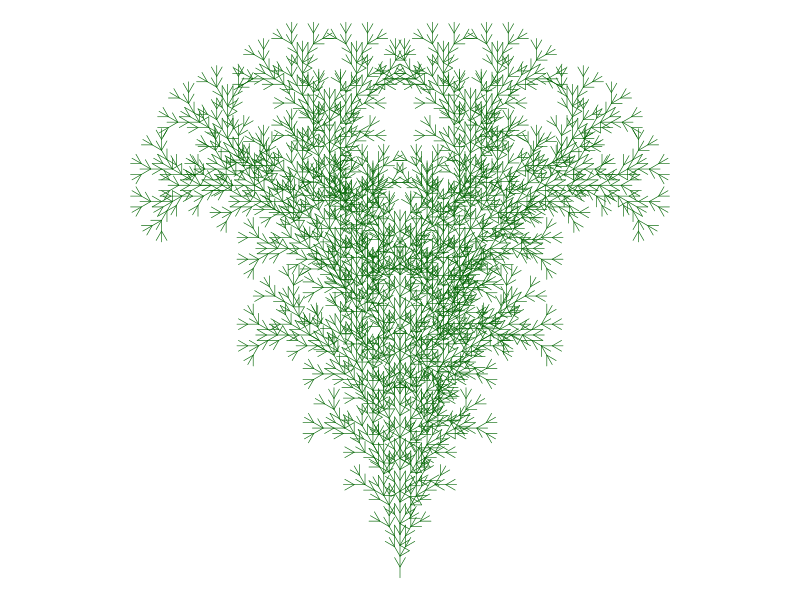
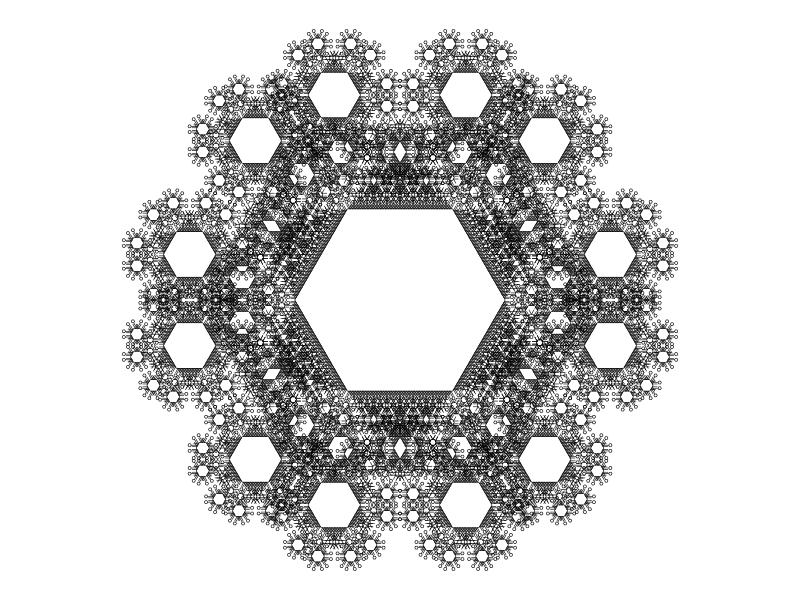
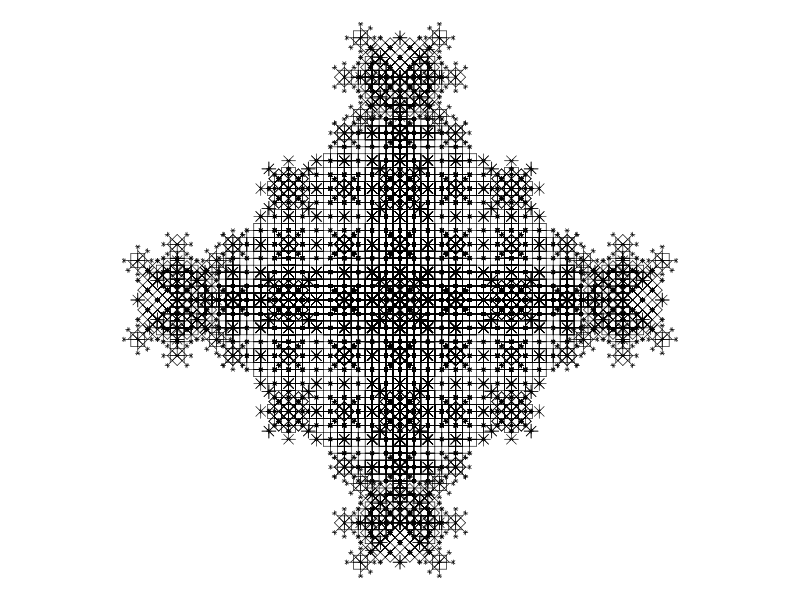
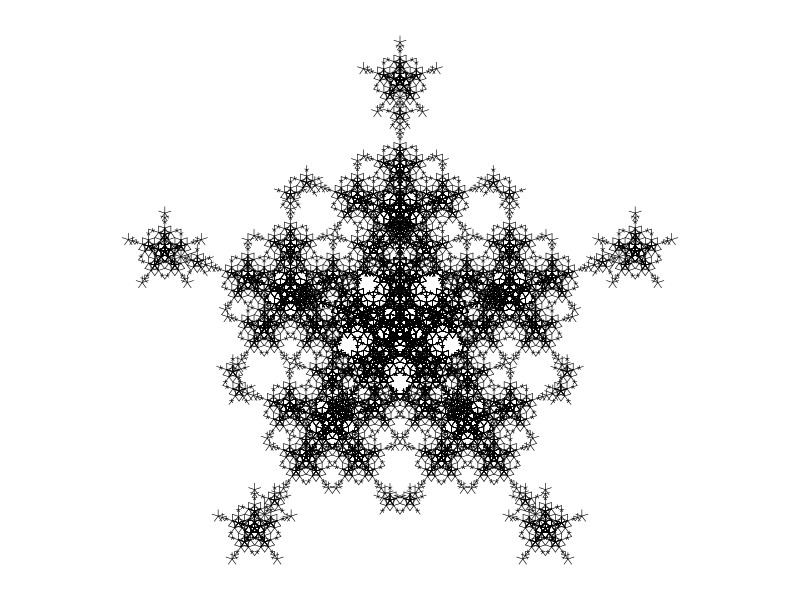

These figures' R source, in order: (Note: this script raises an error after producing the figures.)
## ---- chunk 1
subtrahend = 2
## ---- chunk 2
getstr = function(start="A",
                  rules=list("A"="A[+A][-A]b","b"="[+C][-C]","C"="CC"),
                  n=10){
    st = start
    for(jj in 1:n){
        ss = strsplit(st,"")[[1]]
        s2 = ss
        for(i in names(rules)){
            s2[ss==i] = rules[[i]]
        }
        st = paste0(s2,collapse="")
    }
    return(st)
}

getxyc = function(string="AA+AA+AA+A+A",angle=pi/2,angle_initial=pi/2){
    switch = 1
    d = angle_initial
    x = 0
    y = 0
    dsave = numeric()
    xsave = numeric()
    ysave = numeric()
    chs = strsplit(string,"")[[1]]
    xl = numeric(sum(chs %in% LETTERS)+sum(chs=="]")+1)
    yl = numeric(sum(chs %in% LETTERS)+sum(chs=="]")+1)
    draw = numeric(sum(chs %in% LETTERS)+sum(chs=="]")+1)
    j = 0
    for(i in 1:nchar(string)){
        ch = chs[i]
        cn = as.integer(charToRaw(ch))
        if(cn>=as.integer(charToRaw("A")) && cn<=as.integer(charToRaw("L"))){
            j = j+1
            draw[j+1] = 1
            x = x+cos(d)
            y = y+sin(d)
            xl[j+1] = x
            yl[j+1] = y
        }
        if(cn>=as.integer(charToRaw("M")) && cn<=as.integer(charToRaw("Z"))){
            j = j+1
            draw[j+1] = 0
            x = x+cos(d)
            y = y+sin(d)
            xl[j+1] = x
            yl[j+1] = y
        }
        if(cn==as.integer(charToRaw("["))){
            dsave = c(dsave,d)
            xsave = c(xsave,x)
            ysave = c(ysave,y)
        }
        if(cn==as.integer(charToRaw("]"))){
            j = j+1
            draw[j+1] = 0
            x = xsave[length(xsave)]
            y = ysave[length(ysave)]
            d = dsave[length(dsave)]
            if(length(xsave)>1){
                xsave = xsave[1:(length(xsave)-1)]
                ysave = ysave[1:(length(ysave)-1)]
                dsave = dsave[1:(length(dsave)-1)]
            } else {
                xsave = numeric()
                ysave = numeric()
                dsave = numeric()
            }
            xl[j+1] = x
            yl[j+1] = y
        }
        if(cn==as.integer(charToRaw("-"))){
            d = d-angle*switch
        }
        if(cn==as.integer(charToRaw("+"))){
            d = d+angle*switch
        }
        if(cn==as.integer(charToRaw("."))){
            switch = switch*(-1)
        }
    }
    
    xwid = max(xl)-min(xl)
    ywid = max(yl)-min(yl)
    xmid = (max(xl)+min(xl))/2
    ymid = (max(yl)+min(yl))/2
    wid = max(c(xwid,ywid))
    x2 = (xl-xmid)/wid*2
    y2 = (yl-ymid)/wid*2
    return(list(x2,y2,draw))
}

makeplot = function(xyd,lwd=1,col="blue"){
    x = xyd[[1]]
    y = xyd[[2]]
    d = xyd[[3]]
    plot(0,0,"n",xlim=c(-1,1),ylim=c(-1,1),axes=F,ann=F)
    starts = numeric()
    if(d[1]){
        starts = c(1)
    }
    starts = c(starts,which(diff(d)==1))
    ends = which(diff(d)==-1)
    if(d[length(d)]==1){
        ends = c(ends,length(d))
    }
    for(i in 1:length(starts)){
        lines(x[starts[i]:ends[i]],y[starts[i]:ends[i]],lwd=lwd,col=col)
    }
}

catinfo = function(angle,start,rules,N){
    cat(paste0("Angle = ",angle,"°\n"))
    cat(paste0("Start = ",start))
    cat("\n")
    cat("Rules:")
    cat("\n")
    cat(paste0("  ",names(rules)," > ",rules,collapse="\n"))
    cat(paste0("\nNumber of recursions = ",N))
}
## ---- chunk 3
par(mar=c(0,0,0,0),oma=c(0,0,0,0),pty="s")
angle = 30
N = 7
start_angle = 90
start = "A"
rules = list("A"="A[+A][-A]B",
             "B"="[--B]A")
s = getstr(start,rules,N)
xyc = getxyc(s,angle/180*pi,angle_initial=start_angle/180*pi)
# print(xyc[[3]])
## ---- chunk 4
catinfo(angle,start,rules,N)
## ---- chunk 5
par(mar=c(0,0,0,0),oma=c(0,0,0,0),pty="s")
makeplot(xyc,lwd=0.6,col="darkgreen")
## ---- chunk 6
par(mar=c(0,0,0,0),oma=c(0,0,0,0),pty="s")
angle = 60
N = 7
start_angle = 0
start = "A"
rules = list("A"="-B+B+B+B+B+B",
             "B"="B[--CCA][-CCA]B",
             "C"="CC")
s = getstr(start,rules,N)
xyc = getxyc(s,angle/180*pi,angle_initial=start_angle/180*pi)
## ---- chunk 7
catinfo(angle,start,rules,N)
## ---- chunk 8
par(mar=c(0,0,0,0),oma=c(0,0,0,0),pty="s")
makeplot(xyc,lwd=0.6,col="black")
## ---- chunk 9
par(mar=c(0,0,0,0),oma=c(0,0,0,0),pty="s")
start = "A"
rules = list("A"="[----AAB][--AAB][++AAB]AAB",
             "B"="[-C][+C][--C][++C][---C][+++C]",
             "C"="CAB")
angle = 45
start_angle = 0
N = 6
s = getstr(start,rules,N)
xyc = getxyc(s,angle/180*pi,angle_initial=start_angle/180*pi)
makeplot(xyc,lwd=0.6,col="black")
## ---- chunk 10
catinfo(angle,start,rules,N)
## ---- chunk 11
par(mar=c(0,0,0,0),oma=c(0,0,0,0),pty="s")
start = "A"
rules = list("A"="[-AAB][--AAB][+AAB][++AAB]AAB",
             "B"="[-C][+C][--C][++C]CA",
             "C"="CC")
angle = 72
start_angle = 72/4
N = 5
s = getstr(start,rules,N)
xyc = getxyc(s,angle/180*pi,angle_initial=start_angle/180*pi)
makeplot(xyc,lwd=0.6,col="black")
## ---- chunk 12
catinfo(angle,start,rules,N)
## ---- chunk 13
par(mar=c(0,0,0,0),oma=c(0,0,0,0),pty="s")
start = "a"
rules = list("a"="-B+B+B+B+B+B",
             "B"="BB[-CCa]",
             "C"="CC")
angle = 60
start_angle = 0
N = 9
s = getstr(start,rules,N)
xyc = getxyc(s,angle/180*pi,angle_initial=start_angle/180*pi)
makeplot(xyc,lwd=1,col="black")
## ---- chunk 14
catinfo(angle,start,rules,N)
## ---- chunk 15
par(mar=c(0,0,0,0),oma=c(0,0,0,0),pty="s")
start = "A"
rules = list("A"="B+B+B+B+B",
             "B"="[-CCA]BB",
             "C"="CC")
angle = 72
start_angle = 0
N = 9
s = getstr(start,rules,N)
xyc = getxyc(s,angle/180*pi,angle_initial=start_angle/180*pi)
makeplot(xyc,lwd=1,col="black")
## ---- chunk 16
catinfo(angle,start,rules,N)
## ---- chunk 17
par(mar=c(0,0,0,0),oma=c(0,0,0,0),pty="s")
start = "A"
rules = list("A"="+A-B-B[B]",
             "B"="-B+A+A[A]")
angle = 45
start_angle = 0
N = 8
s = getstr(start,rules,N)
xyc = getxyc(s,angle/180*pi,angle_initial=start_angle/180*pi)
makeplot(xyc,lwd=1,col="black")
## ---- chunk 18
catinfo(angle,start,rules,N)
## ---- chunk 19
par(mar=c(0,0,0,0),oma=c(0,0,0,0),pty="s")
start = "A"
rules = list("A"="AA[-A][+A]")
angle = 90
start_angle = 0
N = 8
s = getstr(start,rules,N)
xyc = getxyc(s,angle/180*pi,angle_initial=start_angle/180*pi)
makeplot(xyc,lwd=1,col="black")
## ---- chunk 20
catinfo(angle,start,rules,N)
## ---- chunk 21
par(mar=c(0,0,0,0),oma=c(0,0,0,0),pty="s")
start = "A"
rules = list("A"="AcbcA",
             "b"="[+A][-A][++A][--A][+++A][---A][++++A][----A][+++++A][-----A]",
             "c"="bAb")
angle = 30
start_angle = 0
N = 6
s = getstr(start,rules,N)
xyc = getxyc(s,angle/180*pi,angle_initial=start_angle/180*pi)
makeplot(xyc,lwd=1,col="black")
## ---- chunk 22
catinfo(angle,start,rules,N)
## ---- chunk 23
par(mar=c(0,0,0,0),oma=c(0,0,0,0),pty="s")
start = "AB"
rules = list("A"="B--B",
             "B"="AA+++AA")
angle = 30
start_angle = 0
N = 12
s = getstr(start,rules,N)
xyc = getxyc(s,angle/180*pi,angle_initial=start_angle/180*pi)
makeplot(xyc,lwd=1,col="black")
## ---- chunk 24
catinfo(angle,start,rules,N)
## ---- chunk 25
par(mar=c(0,0,0,0),oma=c(0,0,0,0),pty="s")
start = "x"
rules = list("x"="FFF[+FFF+FFF+FF+FF+F+Fx][-FFF-FFF-FF-FF-F-Fx]Fx",
             "F"="FFx")
angle = 30
start_angle = 90
N = 6
s = getstr(start,rules,N)
xyc = getxyc(s,angle/180*pi,angle_initial=start_angle/180*pi)
makeplot(xyc,lwd=0.3,col="black")
## ---- chunk 26
catinfo(angle,start,rules,N)
## ---- chunk 27
par(mar=c(0,0,0,0),oma=c(0,0,0,0),pty="s")
start = "A"
rules = list("A"="AB",
             "B"="A[++C][--C]",
             "C"="C[+C][-C]A")
angle = 45
start_angle = 90
N = 10
s = getstr(start,rules,N)
xyc = getxyc(s,angle/180*pi,angle_initial=start_angle/180*pi)
makeplot(xyc,lwd=1,col="maroon")
## ---- chunk 28
catinfo(angle,start,rules,N)
## ---- chunk 29
par(mar=c(0,0,0,0),oma=c(0,0,0,0),pty="s")
start = "-x"
rules = list("x"="F+[[x]-x]-F[-Fx]+x",
             "F"="FF")
angle = 25
start_angle = 90
N = 7
s = getstr(start,rules,N)
xyc = getxyc(s,angle/180*pi,angle_initial=start_angle/180*pi)
makeplot(xyc,lwd=1,col=rgb(0.5,0,0.5))
## ---- chunk 30
catinfo(angle,start,rules,N)
## ---- chunk 31
par(mar=c(0,0,0,0),oma=c(0,0,0,0),pty="s")
start = "b"
rules = list("A"="AA",
             "b"="AbA+AbA+AbA")
angle = 90
start_angle = 90
N = 9
s = getstr(start,rules,N)
xyc = getxyc(s,angle/180*pi,angle_initial=start_angle/180*pi)
makeplot(xyc,lwd=1,col=rgb(0,0,0.5))
## ---- chunk 32
catinfo(angle,start,rules,N)
## ---- chunk 33
par(mar=c(0,0,0,0),oma=c(0,0,0,0),pty="s")
start = "A"
rules = list("A"="A+A-A")
angle = 115
start_angle = 90
N = 11
s = getstr(start,rules,N)
xyc = getxyc(s,angle/180*pi,angle_initial=start_angle/180*pi)
makeplot(xyc,lwd=1,col=rgb(0,0,0))
## ---- chunk 34
catinfo(angle,start,rules,N)
## ---- chunk 35
par(mar=c(0,0,0,0),oma=c(0,0,0,0),pty="s")
start = "A"
rules = list("A"="A[+AA][-AA]B",
             "B"="ABA")
angle = 90
start_angle = -90
N = 7
s = getstr(start,rules,N)
xyc = getxyc(s,angle/180*pi,angle_initial=start_angle/180*pi)
makeplot(xyc,lwd=1,col=rgb(0,0,0))
## ---- chunk 36
catinfo(angle,start,rules,N)
## ---- chunk 37
par(mar=c(0,0,0,0),oma=c(0,0,0,0),pty="s")
start = "x"
rules = list("x"="FFF[+FF+FF+FF+F+Fx][-FF-FF-FF-F-Fx]FFFFFFFFFFFFFFx",
             "F"="FF")
angle = 6
start_angle = 90
N = 8
s = getstr(start,rules,N)
xyc = getxyc(s,angle/180*pi,angle_initial=start_angle/180*pi)
makeplot(xyc,lwd=1,col=rgb(0,0,0))
## ---- chunk 38
catinfo(angle,start,rules,N)
